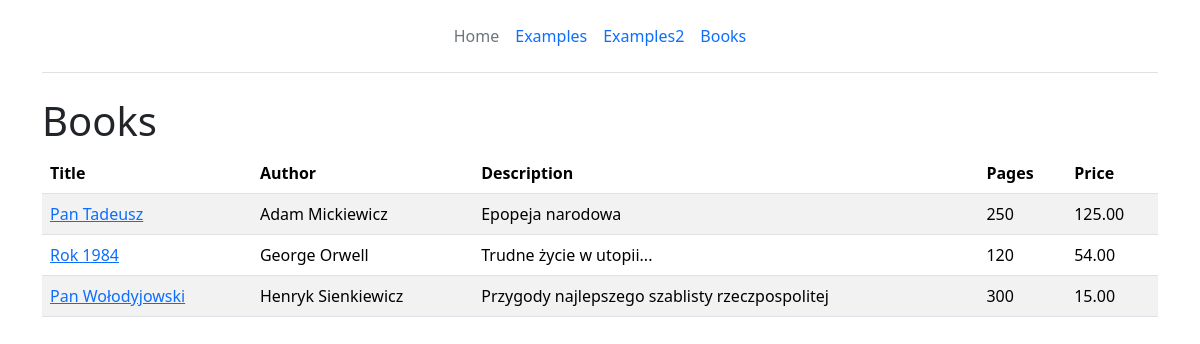
The app's page /books/ (signed in) with its own data.
### books/models.py (models this page shows)
class Book(models.Model):
    title = models.CharField(max_length=255)
    author = models.ForeignKey(Author, on_delete=models.CASCADE)
    description = models.TextField()
    pages = models.IntegerField(blank=True, null=True)
    price = models.DecimalField(max_digits=10, decimal_places=2)
    created_at = models.DateTimeField(auto_now_add=True)
    updated_at = models.DateTimeField(auto_now=True)

class Author(models.Model):
    name = models.CharField(max_length=255)
    def __str__(self):
        return self.name

### books/views.py (the view)
# urls.py: path('', book_lists, name="list"),
@login_required
def book_lists(request):
    books = Book.objects.all()
    return render(request, "books/list.html", {"books": books})

### books/templates/books/list.html
{% extends "base.html" %}
{% block content %}
<h1>Books</h1>
<table class="table table-striped">
    <thead>
        <tr>
            <th>Title</th>
            <th>Author</th>
            <th>Description</th>
            <th>Pages</th>
            <th>Price</th>
        </tr>
    </thead>
{% for book in books %}
    <tr>
        <td><a href="{% url 'books:details' book.id %}">{{ book.title }}</a></td>
        <td>{{ book.author }}</td>
        <td>{{ book.description }}</td>
        <td>{{ book.pages }}</td>
        <td>{{ book.price }}</td>
    </tr>
{% endfor %}
</table>
{% endblock %}

### templates/base.html (shortened to what this page needs)
<!doctype html>
<html lang="en">
  <head>
    <link href="https://cdn.jsdelivr.net/npm/bootstrap@5.3.3/dist/css/bootstrap.min.css" rel="stylesheet">
  </head>
  <body>
    <div class="container">
    {% include "includes/header.html" %}
    {% block content %}
    {% endblock %}
    </div>
  </body>
</html>

### templates/includes/header.html (shortened to what this page needs)
 <header class="d-flex flex-wrap align-items-center justify-content-center justify-content-md-between py-3 mb-4 border-bottom">
      <div class="col-md-3 mb-2 mb-md-0">
        <a href="/" class="d-inline-flex link-body-emphasis text-decoration-none">
          <svg class="bi" width="40" height="32" role="img" aria-label="Bootstrap"><use xlink:href="#bootstrap"/></svg>
        </a>
      </div>
      {% include "includes/navbar.html" %}
</header>

### templates/includes/navbar.html
      <ul class="nav col-12 col-md-auto mb-2 justify-content-center mb-md-0">
        <li><a href="{% url 'index' %}" class="nav-link px-2 link-secondary">Home</a></li>
        <li><a href="{% url 'examples:list' %}" class="nav-link px-2">Examples</a></li>
        <li><a href="{% url 'examples2:list' %}" class="nav-link px-2">Examples2</a></li>
        <li><a href="{% url 'books:list' %}" class="nav-link px-2">Books</a></li>
      </ul>

### records on screen
Book: title "Pan Tadeusz", author "Adam Mickiewicz", description "Epopeja narodowa", pages "250", price "125.00"
Book: title "Rok 1984", author "George Orwell", description "Trudne życie w utopii...", pages "120", price "54.00"
Book: title "Pan Wołodyjowski", author "Henryk Sienkiewicz", description "Przygody najlepszego szablisty rzeczpospolitej", pages "300", price "15.00"
